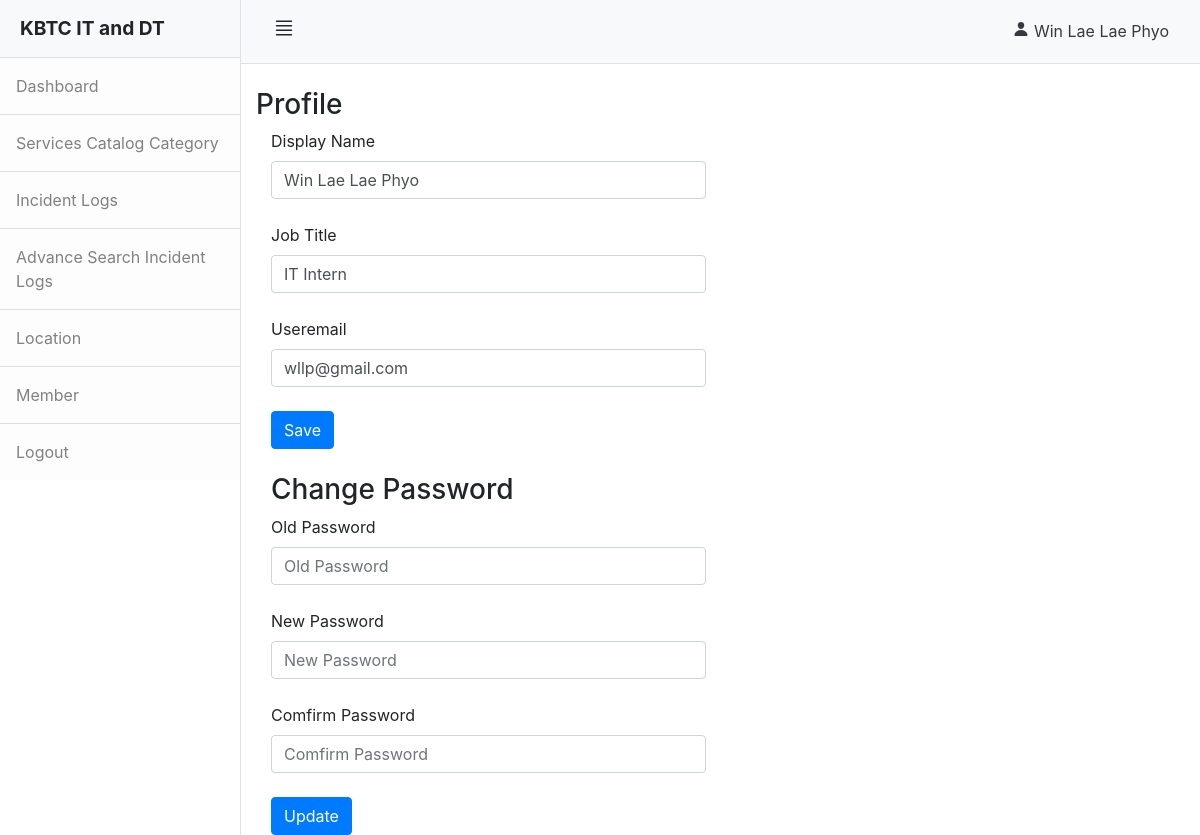
The app's page /admin/profile.php (signed in) with its own data.
### tables this page shows
CREATE TABLE `member` (
  `id` int NOT NULL AUTO_INCREMENT,
  `name` varchar(255) NOT NULL,
  `email` varchar(255) NOT NULL,
  `display_name` varchar(255) NOT NULL,
  `job_title` varchar(255) NOT NULL,
  `password` varchar(255) NOT NULL,
  `role` varchar(255) NOT NULL,
  `status` varchar(255) NOT NULL,
  `profile` varchar(255) DEFAULT NULL,
  `position` varchar(255) DEFAULT NULL,
  `department` varchar(255) DEFAULT NULL,
  `phone` varchar(255) DEFAULT NULL,
  `create_at` varchar(255) NOT NULL,
  PRIMARY KEY (`id`)
);

### admin/profile.php (the view, shortened to what this page needs)
<?php
            include "head.php";
        ?>
<div class="d-flex" id="wrapper">
    <?php
                include "slidebar.php";
           ?>
    <div id="page-content-wrapper">
        <?php
                    include "nav.php";
                ?>
        <div class="container-fluid">
            <br>
            <h3> Profile </h3>
            <div class="col-md-6">
                <form action="backend.php" method="post" enctype="multipart/form">
                <?php
                    $uid = $_SESSION['id'];
                    $sql = "SELECT * FROM member where id = $uid";
                    $result = mysqli_query($connect,$sql);
                    $number_row = mysqli_num_rows($result);
                    if($number_row > 0){
                        foreach($result as $key=>$value){
                    ?>
                    <label> Display Name </label>
                    <input type="text" name="display_name" class="form-control" placeholder="<?php echo $value['display_name']; ?>" value="<?php echo $value['display_name']; ?>">
                    <br>
                    <label> Job Title </label>
                    <input type="text" name="job_title" class="form-control" placeholder="<?php echo $value['job_title']; ?>" value="<?php echo $value['job_title']; ?>">
                    <br>
                    <label> Useremail </label>
                    <input type="text" name="email" class="form-control" placeholder="<?php echo $value['email']; ?>" value="<?php echo $value['email']; ?>">
                    <br>
                    <input type="submit" class="btn btn-primary" name="save" value="Save">
                    <?php
                        }}
                    ?>
                </form> &nbsp;&nbsp;
                <h3> Change Password </h3>
                    <form action="backend.php" method="post" enctype="multipart/form">
                    <label> Old Password </label>
                    <input type="password" name="old_password" class="form-control" placeholder="Old Password" required>
                    <br>
                    <label> New Password </label>
                    <input type="password" name="new_password" class="form-control" placeholder="New Password" required>
                    <br>
                    <label> Comfirm Password </label>
                    <input type="password" name="confirm_password" class="form-control" placeholder="Comfirm Password" required>
                    <br>
                    <input type="submit" class="btn btn-primary" name="update" value="Update">
                </form>
            </div>
        </div>
    </div>
</div>
<?php
            include "footer.php";
?>

### records on screen
member: display_name "Win Lae Lae Phyo", job_title "IT Intern", email "wllp@gmail.com"

### other values on screen
$_SESSION["FullName"] "Win Lae Lae Phyo"
